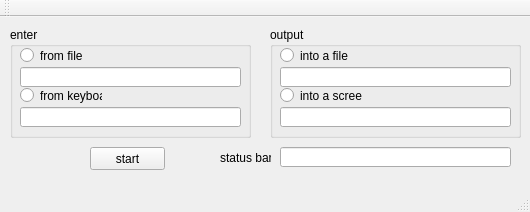
<?xml version="1.0" encoding="UTF-8"?>
<ui version="4.0">
 <class>MainWindow</class>
 <widget class="QMainWindow" name="MainWindow">
  <property name="geometry">
   <rect>
    <x>0</x>
    <y>0</y>
    <width>530</width>
    <height>212</height>
   </rect>
  </property>
  <property name="windowTitle">
   <string>MainWindow</string>
  </property>
  <widget class="QWidget" name="centralWidget">
   <widget class="QLabel" name="label_status">
    <property name="geometry">
     <rect>
      <x>220</x>
      <y>130</y>
      <width>51</width>
      <height>21</height>
     </rect>
    </property>
    <property name="text">
     <string>status bar</string>
    </property>
   </widget>
   <widget class="QLineEdit" name="lEStatus">
    <property name="geometry">
     <rect>
      <x>280</x>
      <y>130</y>
      <width>231</width>
      <height>20</height>
     </rect>
    </property>
    <property name="readOnly">
     <bool>true</bool>
    </property>
   </widget>
   <widget class="QGroupBox" name="enter">
    <property name="geometry">
     <rect>
      <x>10</x>
      <y>10</y>
      <width>241</width>
      <height>111</height>
     </rect>
    </property>
    <property name="title">
     <string>enter</string>
    </property>
    <widget class="QRadioButton" name="fromFile">
     <property name="geometry">
      <rect>
       <x>10</x>
       <y>20</y>
       <width>82</width>
       <height>17</height>
      </rect>
     </property>
     <property name="text">
      <string>from file</string>
     </property>
    </widget>
    <widget class="QRadioButton" name="fromKeyBoard">
     <property name="geometry">
      <rect>
       <x>10</x>
       <y>60</y>
       <width>82</width>
       <height>17</height>
      </rect>
     </property>
     <property name="text">
      <string>from keyboard</string>
     </property>
    </widget>
    <widget class="QLineEdit" name="lEFromFile">
     <property name="geometry">
      <rect>
       <x>10</x>
       <y>40</y>
       <width>221</width>
       <height>20</height>
      </rect>
     </property>
     <property name="readOnly">
      <bool>false</bool>
     </property>
    </widget>
    <widget class="QLineEdit" name="lEFromKeyboard">
     <property name="geometry">
      <rect>
       <x>10</x>
       <y>80</y>
       <width>221</width>
       <height>20</height>
      </rect>
     </property>
     <property name="readOnly">
      <bool>false</bool>
     </property>
    </widget>
   </widget>
   <widget class="QGroupBox" name="output">
    <property name="geometry">
     <rect>
      <x>270</x>
      <y>10</y>
      <width>251</width>
      <height>111</height>
     </rect>
    </property>
    <property name="title">
     <string>output</string>
    </property>
    <widget class="QRadioButton" name="intoAFile">
     <property name="geometry">
      <rect>
       <x>10</x>
       <y>20</y>
       <width>82</width>
       <height>17</height>
      </rect>
     </property>
     <property name="text">
      <string>into a file</string>
     </property>
    </widget>
    <widget class="QRadioButton" name="intoAScreen">
     <property name="geometry">
      <rect>
       <x>10</x>
       <y>60</y>
       <width>82</width>
       <height>17</height>
      </rect>
     </property>
     <property name="text">
      <string>into a screen</string>
     </property>
    </widget>
    <widget class="QLineEdit" name="lEIntoAFile">
     <property name="geometry">
      <rect>
       <x>10</x>
       <y>40</y>
       <width>231</width>
       <height>20</height>
      </rect>
     </property>
     <property name="readOnly">
      <bool>false</bool>
     </property>
    </widget>
    <widget class="QLineEdit" name="lEIntoAScreen">
     <property name="geometry">
      <rect>
       <x>10</x>
       <y>80</y>
       <width>231</width>
       <height>20</height>
      </rect>
     </property>
     <property name="readOnly">
      <bool>true</bool>
     </property>
    </widget>
   </widget>
   <widget class="QPushButton" name="Start">
    <property name="geometry">
     <rect>
      <x>90</x>
      <y>130</y>
      <width>75</width>
      <height>23</height>
     </rect>
    </property>
    <property name="text">
     <string>start</string>
    </property>
   </widget>
  </widget>
  <widget class="QMenuBar" name="menuBar">
   <property name="geometry">
    <rect>
     <x>0</x>
     <y>0</y>
     <width>530</width>
     <height>21</height>
    </rect>
   </property>
  </widget>
  <widget class="QToolBar" name="mainToolBar">
   <attribute name="toolBarArea">
    <enum>TopToolBarArea</enum>
   </attribute>
   <attribute name="toolBarBreak">
    <bool>false</bool>
   </attribute>
  </widget>
  <widget class="QStatusBar" name="statusBar"/>
 </widget>
 <layoutdefault spacing="6" margin="11"/>
 <resources/>
 <connections/>
</ui>
